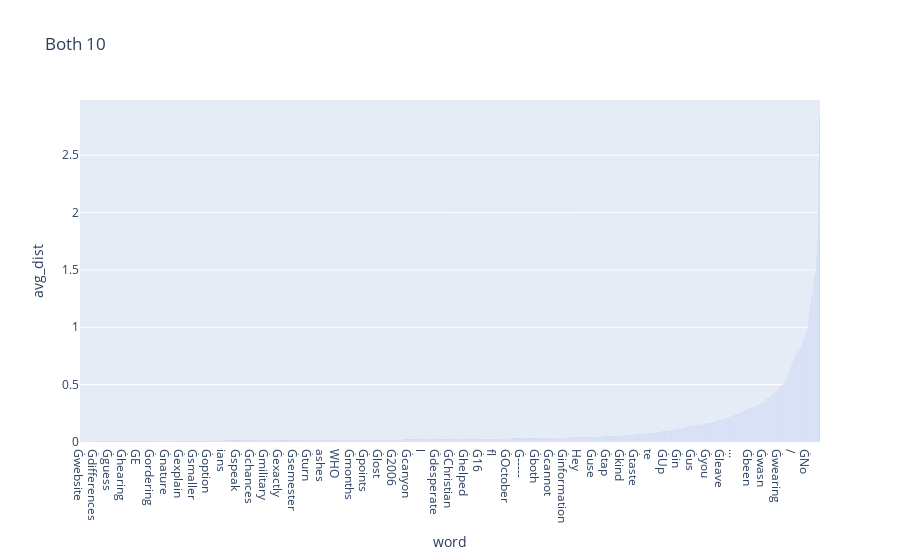

Write notebook code for a chart like this one.
### Markdown cell above
## For the first 5 words, calculate the biggest jumps

### Code cell
word_dist_dict = {}
FIRST_N_WORDS = 10

for index, row in df.drop(df[(df.prompt_or_continuation != 'continuation')].index).iterrows():
    coordinates = np.array(json.loads(row["coordinates"]))
    try:
        geodesic_distances = 2 * np.arcsin(np.linalg.norm(coordinates[:-1] - coordinates[1:], axis=1) / 2)

        words = row["labels"].replace("\"", "").replace("\'", "").replace("[", "").replace("]", "").split(", ")

        for i in range(min(FIRST_N_WORDS, len(words))):
            if not words[i] in word_dist_dict:
                word_dist_dict[words[i]] = [geodesic_distances[i]]
            else:
                word_dist_dict[words[i]].append(geodesic_distances[i])
    except:
        # print(index)
        pass


word_dist_dict = {key: sum(word_dist_dict[key])/len(word_dist_dict[key]) for key in word_dist_dict}
word_dist_dict = {k: v for k, v in sorted(word_dist_dict.items(), key=lambda item: item[1])}

print(word_dist_dict)

fig = px.bar([{"avg_dist": word_dist_dict[key], "word": key} for key in word_dist_dict], x='word', y='avg_dist', title="Both 10")
fig.show()

### Figure 1 — Plotly figure (JSON) as saved in the notebook; plotly's stock layout.template omitted (floating-point values rounded to 4 significant figures; data arrays with more than 128 entries replaced by an {"elided": "..."} marker saying what was removed)
{"data": [{"alignmentgroup": "True", "hovertemplate": "word=%{x}<br>avg_dist=%{y}<extra></extra>", "legendgroup": "", "marker": {"color": "#636efa", "pattern": {"shape": ""}}, "name": "", "offsetgroup": "", "orientation": "v", "showlegend": false, "textposition": "auto", "type": "bar", "x": {"elided": "2703 str values"}, "xaxis": "x", "y": {"elided": "2703 float values"}, "yaxis": "y"}], "layout": {"barmode": "relative", "legend": {"tracegroupgap": 0}, "title": {"text": "Both 10"}, "xaxis": {"anchor": "y", "domain": [0, 1], "title": {"text": "word"}}, "yaxis": {"anchor": "x", "domain": [0, 1], "title": {"text": "avg_dist"}}}}
